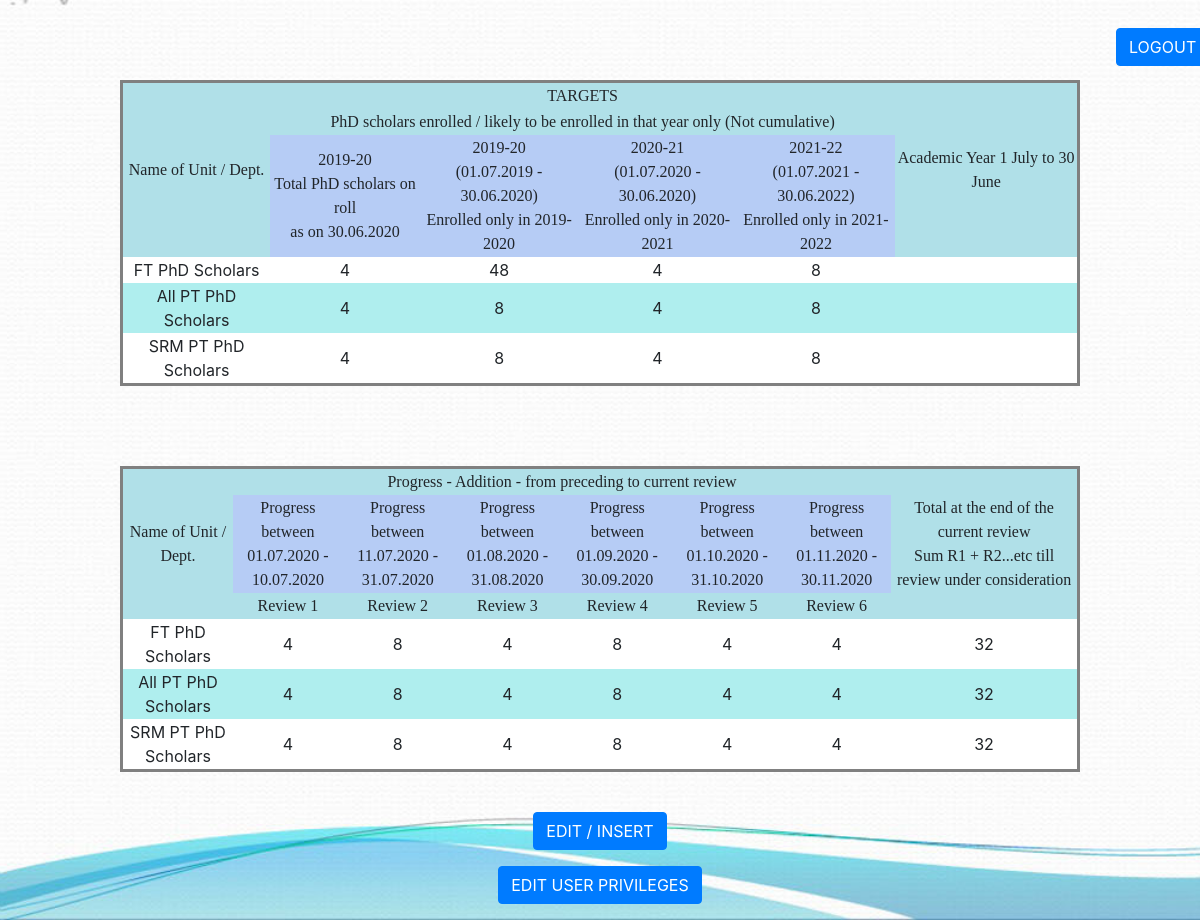
/displaytable.php (signed in), run on the app's committed database.
### tables this page shows
CREATE TABLE `targets` (
  `dept_name` text NOT NULL,
  `enrolled_on_30.06` int(1) NOT NULL,
  `enrolled_on_19-20` int(1) NOT NULL,
  `enrolled_on_20-21` int(1) NOT NULL,
  `enrolled_on_21-22` int(1) NOT NULL
);

CREATE TABLE `progress` (
  `dept_name` text NOT NULL,
  `review_1` int(1) NOT NULL,
  `review_2` int(1) NOT NULL,
  `review_3` int(1) NOT NULL,
  `review_4` int(1) NOT NULL,
  `review_5` int(1) NOT NULL,
  `review_6` int(1) NOT NULL,
  `sum` int(1) NOT NULL
);

### displaytable.php (the view, shortened to what this page needs)
<?php session_start();
include 'config.php' ?>
<!DOCTYPE html>
<html>
<head>
			<link rel="stylesheet" type="text/css" href="https://stackpath.bootstrapcdn.com/bootstrap/4.5.0/css/bootstrap.min.css">
			<link rel="stylesheet" type="text/css" href= "stylesheets/table.css">
</head>
<body>
	<button class="btn btn-primary" onclick="document.location='logout.php'"
	id="logout">LOGOUT</button>
	 <table>
			<tr class="head">
				 <td rowspan="3">Name of Unit / Dept.</th>
				 <td colspan="4">TARGETS</td>
				 <td rowspan="3">Academic Year 1 July to 30 June</td>
			</tr>
			<tr class="head1">
				<td colspan="4">PhD scholars enrolled / likely to be enrolled in that
					year only (Not cumulative)</td>
			</tr>
			<tr class="head2">
				 <td>2019-20 <br> Total PhD scholars on roll <br> as on 30.06.2020</td>
				 <td>2019-20 <br> (01.07.2019 - 30.06.2020) <br> Enrolled only in 2019-2020</td>
				 <td>2020-21 <br> (01.07.2020 - 30.06.2020) <br> Enrolled only in 2020-2021</td>
				 <td>2021-22 <br> (01.07.2021 - 30.06.2022) <br> Enrolled only in 2021-2022</td>
			</tr>
			<tr class="odd">
				<td>FT PhD Scholars</td>
				<?php $sql = "SELECT *  FROM `targets` WHERE `dept_name` = 'FT PhD'";
				$retval = mysqli_query($conn, $sql);
				$row = mysqli_fetch_assoc($retval);
				echo '<td>'.$row['enrolled_on_30.06'].'</td>';
				echo '<td>'.$row['enrolled_on_19-20'].'</td>';
				echo '<td>'.$row['enrolled_on_20-21'].'</td>';
				echo '<td>'.$row['enrolled_on_21-22'].'</td>'; ?>
				 <td></td>
			</tr>
			<tr class="even">
				<td>All PT PhD Scholars</td>
				<?php $sql = "SELECT *  FROM `targets` WHERE `dept_name` = 'PT PhD'";
				$retval = mysqli_query($conn, $sql);
				$row = mysqli_fetch_assoc($retval);
				echo '<td>'.$row['enrolled_on_30.06'].'</td>';
				echo '<td>'.$row['enrolled_on_19-20'].'</td>';
				echo '<td>'.$row['enrolled_on_20-21'].'</td>';
				echo '<td>'.$row['enrolled_on_21-22'].'</td>';
				 ?>
				 <td></td>
			</tr>
			<tr class="odd">
				<td>SRM PT PhD Scholars</td>
				<?php $sql = "SELECT *  FROM `targets` WHERE `dept_name` = 'SRM PT PhD'";
				$retval = mysqli_query($conn, $sql);
				$row = mysqli_fetch_assoc($retval);
				echo '<td>'.$row['enrolled_on_30.06'].'</td>';
				echo '<td>'.$row['enrolled_on_19-20'].'</td>';
				echo '<td>'.$row['enrolled_on_20-21'].'</td>';
				echo '<td>'.$row['enrolled_on_21-22'].'</td>'; ?>
				<td></td>
			</tr>
	 </table>
	 <table>
		 <tr class="head">
			 <td rowspan="3">Name of Unit / Dept.</td>
			 <td colspan="6"> Progress - Addition - from preceding to current review</td>
			 <td rowspan="3">Total at the end of the current review <br>
				 Sum R1 + R2...etc till review under consideration</td>
		 </tr>
		 <tr class="head2">
			 <td>Progress between <br> 01.07.2020 - 10.07.2020</td>
			 <td>Progress between <br> 11.07.2020 - 31.07.2020</td>
			 <td>Progress between <br> 01.08.2020 - 31.08.2020</td>
			 <td>Progress between <br> 01.09.2020 - 30.09.2020</td>
			 <td>Progress between <br> 01.10.2020 - 31.10.2020</td>
			 <td>Progress between <br> 01.11.2020 - 30.11.2020</td>
		 </tr>
		 <tr class="head1">
			 <td>Review 1</td>
			 <td>Review 2</td>
			 <td>Review 3</td>
			 <td>Review 4</td>
			 <td>Review 5</td>
			 <td>Review 6</td>
		 </tr>
		 <tr class="odd">
			 <td>FT PhD Scholars</td>
			 <?php $sql = "SELECT * FROM `progress` WHERE `dept_name` = 'FT PhD'";
			 $retval = mysqli_query($conn, $sql);
			 $row=mysqli_fetch_assoc($retval);
			 echo '<td>'.$row['review_1'].'</td>';
			 echo '<td>'.$row['review_2'].'</td>';
			 echo '<td>'.$row['review_3'].'</td>';
			 echo '<td>'.$row['review_4'].'</td>';
			 echo '<td>'.$row['review_5'].'</td>';
			 echo '<td>'.$row['review_6'].'</td>';
			 echo '<td>'.$row['sum'].'</td>'; ?>
		 </tr>
		 <tr class="even">
			 <td>All PT PhD Scholars</td>
			 <?php $sql = "SELECT * FROM `progress` WHERE `dept_name` = 'PT PhD'";
			 $retval = mysqli_query($conn, $sql);
			 $row=mysqli_fetch_assoc($retval);
			 echo '<td>'.$row['review_1'].'</td>';
			 echo '<td>'.$row['review_2'].'</td>';
			 echo '<td>'.$row['review_3'].'</td>';
			 echo '<td>'.$row['review_4'].'</td>';
			 echo '<td>'.$row['review_5'].'</td>';
			 echo '<td>'.$row['review_6'].'</td>';
			 echo '<td>'.$row['sum'].'</td>'; ?>
		 </tr>
		 <tr class="odd">
			 <td>SRM PT PhD Scholars</td>
			 <?php $sql = "SELECT * FROM `progress` WHERE `dept_name` = 'SRM PT PhD'";
			 $retval = mysqli_query($conn, $sql);
			 $row=mysqli_fetch_assoc($retval);
			 echo '<td>'.$row['review_1'].'</td>';
			 echo '<td>'.$row['review_2'].'</td>';
			 echo '<td>'.$row['review_3'].'</td>';
			 echo '<td>'.$row['review_4'].'</td>';
			 echo '<td>'.$row['review_5'].'</td>';
			 echo '<td>'.$row['review_6'].'</td>';
			 echo '<td>'.$row['sum'].'</td>'; ?>
		 </tr>
	 </table>
	 <?php if ($_SESSION['role'] != 'user') {
		 echo "<p align='center'><a href='edittable.php' class='btn btn-primary'>
		 EDIT / INSERT</a></p>";
	 }
	 if ($_SESSION['role'] == 'admin') {
		 echo "<p align='center'><a href='usertable.php' class='btn btn-primary'>
		 EDIT USER PRIVILEGES</a></p>";
	 } ?>
</body>
</html>

### stylesheets/table.css (style rules this page uses)
table { width: 80%; margin-left: auto; margin-right: auto; margin-top: 80px; margin-bottom: 40px; border-style: solid; border-spacing: 3px; border-radius: 15px; text-align: center; }
tr.odd { background-color: #FFFFFF; }
tr.even { background-color: #AFEEEE; }
tr.head { background-color: #B0E0E8; font-family: "Times New Roman", Times, serif; }
tr.head1 { background-color: #B0E0E8; font-family: "Times New Roman", Times, serif; }
tr.head2 { background-color: #B6CCF5; font-family: "Times New Roman", Times, serif; }
body { background-image: url("../images/image5.jpg"); background-size: cover; background-repeat: no-repeat; }
#logout { position: absolute; top: 3%; left: 93%; }

### data on the page
targets: value "4", value "48", value "8"
targets: value "4", value "8"
targets: value "4", value "8"
progress: review_1 "4", review_2 "8", review_3 "4", review_4 "8", review_5 "4", review_6 "4", sum "32"
progress: review_1 "4", review_2 "8", review_3 "4", review_4 "8", review_5 "4", review_6 "4", sum "32"
progress: review_1 "4", review_2 "8", review_3 "4", review_4 "8", review_5 "4", review_6 "4", sum "32"
